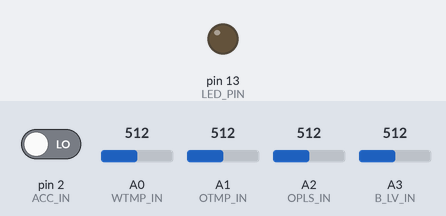
Recording of a sketch running on a simulated Arduino Uno, built with avr-gcc and run on an emulated ATmega328P. Shown: output pins drawn as LEDs (lit = HIGH). Inputs (shaded band) come from the test bench; at power-on: pin 2 (ACC_IN) LOW, A0 (WTMP_IN) = 512, A1 (OTMP_IN) = 512, A2 (OPLS_IN) = 512, A3 (B_LV_IN) = 512. Sleep ends after the set time or at an interrupt; pins used as bus, display or sensor lines are not drawn.

Above: at 2.2 s.
2.3 s: pin 2 (ACC_IN) driven HIGH
At 3.5 s:
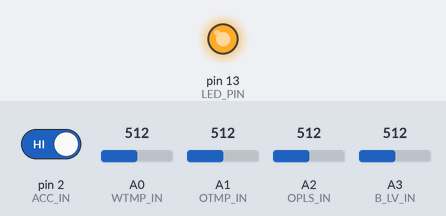
3.8 s: pin 2 (ACC_IN) driven LOW
At 4.6 s:
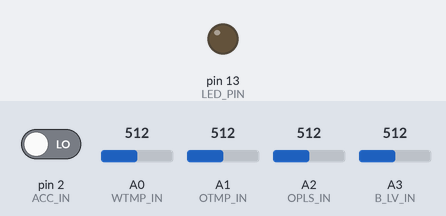
Timing chart, 0 to 6.8 s (numbered marks = the images above; inputs shaded):
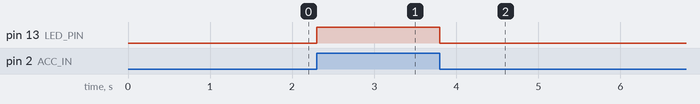

Measured:
- after the input at 2.3 s, pin 13 (LED_PIN): LOW → HIGH at once
- after the input at 3.8 s, pin 13 (LED_PIN): HIGH → LOW at once

The sketch:

pi_meter_arduino.ino
```cpp
#include <avr/wdt.h>  //use watch dog timer
#include <avr/sleep.h> //use sleep
#include <Wire.h> //use i2c device
#include <EEPROM.h> //use eeprom address 0~511(512)

#define LED_PIN (13) //LED_PIN
#define ACC_IN (2) //interrupt pin
#define PI_POWER (12) //raspberry pi power
#define WTMP_IN (A0) //water temp
#define OTMP_IN (A1) //oil temp
#define OPLS_IN (A2) //oil press
#define B_LV_IN (A3) //battery level

int read_counter=0;
int r_wtmp=0; //water temp
int r_otmp=0; //oil temp
int r_opls=0; //oil press
int r_b_lv=0; //battery lebvel
int r_out_tmp=0; //outside temp

const int SLAVE_ADDRESS = 0x04; //i2c address
const int CONFIG_END=0x00; //normal state

//GET CONFIG MODE 0x1X
const int REQUEST_CONFIG=0x10;
const int GET_INO_SLEEP=0x11; //ino_sleep_time (minutes)
const int GET_PI_SHUT=0x12; //pi shutdown wait time
const int GET_PI_ISW_TIME=0x13; //pi in sleep wakeup time

//SET CONFIG MODE 0x2X
const int CONFIG_SET=0x20;
const int SET_INO_SLEEP=0x21; //ino_sleep_time (minutes)
const int SET_PI_SHUT=0x22; //pi shutdown wait time
const int SET_PI_ISW_SLEEP=0x23; //pi in sleep wakeup time


volatile bool slp_interbal_flg;
volatile bool slp_counter_flg=false; //sleep flag
volatile bool slp_loop_flg=false; //sleep flag
volatile int interbal_counter; //sleep interbal counter
volatile int pi_me; //acc status for send pi
volatile int message_state;  //message state
volatile int ino_state;  //arduino state

//eeprom address
const int ino_sleep_addr=0;
const int pi_sleep_wakeup_addr=1;
const int pi_shut_addr=2;

const int count_max=15; //4second * 15 = 60 second
volatile int wait_minutes=1; //ino_sleep_time (minutes)
volatile int pi_shut_time=1; //pi shutdown wait time
volatile int pi_osw_time=1; //pi in sleep wakeup time

volatile long onslp_max_time;  //on sleep wakeup max time
volatile long onslp_past_time; //on sleep wakeup past time
volatile bool counter_switch=false;

//status reset
void init_value()
{
  slp_interbal_flg=false;
  message_state=0x00;
  slp_counter_flg=false;
}

//pin init
void init_pins()
{
  pinMode(LED_PIN,OUTPUT);
  pinMode(PI_POWER,OUTPUT);
  pinMode(ACC_IN, INPUT);
}

//check first state
void init_state()
{
  if (digitalRead(ACC_IN))
  {
    ino_state=0x00;
    slp_interbal_flg=false;
  }else
  {
    ino_state=0x03;
    pi_me=0x05; //change ACC state
  }
}

//read eeprom set config
void read_rom_config()
{
  wait_minutes=EEPROM.read(ino_sleep_addr);
  if( (wait_minutes <= 0) || (wait_minutes > 250) )
  {
    wait_minutes=1;
  }
  pi_shut_time=EEPROM.read(pi_shut_addr);
  if( (pi_shut_time <= 0) || ( pi_shut_time >250) )
  {
    pi_shut_time=1;
  }
  pi_osw_time=EEPROM.read(pi_sleep_wakeup_addr);
  if( (pi_osw_time <= 0 ) || (pi_osw_time > 250) )
  {
    pi_osw_time=1;
  }
}

//write eeprom set config
void set_config(int addr, byte data)
{
  noInterrupts();
  EEPROM.write(addr,data);
  interrupts();
}

//watch dog timer setup
void wdt_set()
{
  wdt_reset();
  cli();
  MCUSR = 0;
  WDTCSR |= 0b00011000; //WDCE WDE set
  WDTCSR =  0b01000000 | 0b100000;//WDIE set  |WDIF set  scale 4 seconds
  sei();
}

//watch dog timer unset
void wdt_unset()
{
  wdt_reset();
  cli();
  MCUSR = 0;
  WDTCSR |= 0b00011000; //WDCE WDE set
  WDTCSR =  0b00000000; //status clear
  sei();
}

//watch dog timer call
ISR(WDT_vect)
{
  if(slp_counter_flg)
  {
    interbal_counter++;
    if( interbal_counter >= (count_max * wait_minutes) )
    {
      //sleep end
      slp_counter_flg = false;
    }
  }
}

//arduino wakeup interrupt
void wakeUp()
{
  if(slp_counter_flg){
    //sleep end
    slp_counter_flg = false;
  }
}

//sleep arduino
void sleep()
{
  interbal_counter = 0;
  wdt_set(); //watch dog timer set
  set_sleep_mode(SLEEP_MODE_PWR_DOWN); //set sleep mode
  attachInterrupt(0,wakeUp, RISING); //set level interrupt
  slp_counter_flg=true;
  while(slp_counter_flg)
  {
    noInterrupts();  //cli();
    sleep_enable();
    interrupts();    //sei();
    sleep_cpu();  //cpu sleep
    sleep_disable();
  }
  wdt_unset(); //watch dog timer unset
  //counter reset
  detachInterrupt(0); //unset level interrupt
}

//get message from pi
void get_message(int n){
  int cmd[4];
  int x = 0;
  while(Wire.available()) {
    cmd[x] = Wire.read();
    x++;
  }
  if ((cmd[0] >= 16) && (cmd[0] < 32)) // 0x10~0x1F get config
  {
    message_state = cmd[0];
  }
  else if((cmd[0] >= 32) && (cmd[0] < 47)) //0x20~0x2F set config
  {
    switch (cmd[0])
    {
      case 0x21: //ino_sleep_time (minutes)
      set_config(ino_sleep_addr, cmd[1]);
      read_rom_config(); //reload config
      break;
      case 0x22: //pi shutdown wait time
      set_config(pi_shut_addr, cmd[1]);
      read_rom_config(); //reload config
      break;
      case 0x23: //pi in sleep wakeup time
      set_config(pi_sleep_wakeup_addr, cmd[1]);
      read_rom_config(); //reload config
      break;
    }
  }else if((cmd[0] >= 48) && (cmd[0] < 79)) //0x30~0x4F return message state
  {
  	message_state = cmd[0];
  }
  else if ((cmd[0]==0) && (cmd[3]==120))
  {
    toggle();
  }
  else
  {
  }

  if(cmd[0] == 0x50){
    message_state = cmd[0];
  }
}

//send message to pi
void send_message(){
  //cmd switch
  switch (message_state) {
   case 0x11: //ino_sleep_time (minutes)
   Wire.write(wait_minutes);
   break;
   case 0x12: //pi shutdown wait time
   Wire.write(pi_shut_time);
   break;
   case 0x13: //pi in sleep wakeup time
   Wire.write(pi_osw_time);
   break;

   //analog read
   case 0x31: //water temp upper bit
   Wire.write(r_wtmp >> 8);
   break;
   case 0x32: //water temp low bit
   Wire.write(r_wtmp & 0xFF);
   break;
   case 0x33: //oil temp upper bit
   Wire.write(r_otmp >> 8 );
   break;
   case 0x34: //oil temp low bit
   Wire.write(r_otmp & 0xFF);
   break;
   case 0x35: //oil press upper bit
   Wire.write(r_opls >> 8);
   break;
   case 0x36: //oil press low bit
   Wire.write(r_opls & 0xFF);
   break;
   case 0x37: //battery level upper bit
   Wire.write(r_b_lv >> 8);
   break;
   case 0x38: //battely level low bit
   Wire.write(r_b_lv & 0xFF);
   break;

   case 0x50: //
   Wire.write(pi_me); //send
   break;
 }
}

//wait time
void wait_time(int t)
{
  volatile unsigned long now = millis();
  volatile unsigned long out_time = (now + 1000* (unsigned long)t);
  if(now < out_time){
    while(millis()< out_time){}
  }
  else //counter over flow
  {
    while(millis() > now){}
    while(millis() < out_time){}
  }
}

//wakeup wraspberry pi
void pi_wakeup()
{
  digitalWrite(PI_POWER,HIGH); //pi power on
  digitalWrite(LED_PIN,HIGH);
}

void read_time_slp()
{
  onslp_max_time = ( millis()+ 60000 * pi_osw_time );
  onslp_past_time = millis();
  if (onslp_max_time > onslp_past_time)
  {
    counter_switch=true;
  }
  else
  {
    counter_switch=false;
  }
}

void check_input()
{
  switch (read_counter){
    case 0:
    r_wtmp=analogRead(WTMP_IN);
    read_counter++;
    break;

    case 1:
    r_otmp=analogRead(OTMP_IN);
    read_counter++;
    break;

    case 2:
    r_opls=analogRead(OPLS_IN);
    read_counter++;
    break;

    case 3:
    r_b_lv=analogRead(B_LV_IN);
    read_counter++;
    break;

    case 4:
    read_counter=0;
    break;

  }

}


//test
boolean LEDON = false;
void toggle(){
  LEDON = !LEDON; //true and false change
  digitalWrite(LED_PIN, LEDON);
}

//set up
void setup()
{
  init_value(); //status init
  init_pins(); //pin init
  Wire.begin(SLAVE_ADDRESS); //i2c address set
  Wire.onReceive(get_message); //i2c receive
  Wire.onRequest(send_message); //i2c requests
  read_rom_config(); //read config from eeprom
  init_state();
  delay(1000);
}

//main loop
void loop()
{
  //toggle();
  int acc = digitalRead(ACC_IN);

  switch(ino_state)
  {
    case 0x00: //arduino first state
      pi_wakeup();
      pi_me=0x01;
      ino_state++;
      break;

    case 0x01: //arduino normal state
      if( (acc==0) && (!slp_interbal_flg) )
      {
        ino_state++; //pi shutdown state
      }
      //check sleep interbal
      else if(slp_interbal_flg)
      {
        if(counter_switch)
        {
          if(millis() > onslp_max_time)
          {
            slp_interbal_flg = false;
          }
        }
        else
        {
          if( (millis() < onslp_past_time) && (millis() > onslp_max_time) )
          {
            slp_interbal_flg = false;
          }
        }
      }else
      {
        check_input();
      }
      break;

    case 0x02: //pi shutdown state
      ino_state++;
      pi_me=0x05; //change ACC state
      digitalWrite(LED_PIN,LOW);
      wait_time(pi_shut_time * 60);
      digitalWrite(PI_POWER,LOW);  //pi power off
      break;

    case 0x03: //arduino sleep state
      sleep(); //sleep
      ino_state++;
      break;

    case 0x04: //check set interbal
      slp_interbal_flg=true;
      if(acc==0)
      {
        read_time_slp();
        slp_interbal_flg=true;
      }
      else
      {
        slp_interbal_flg=false;
      }
      ino_state=0x00; //arduino state reset
      break;
  }
}
```
